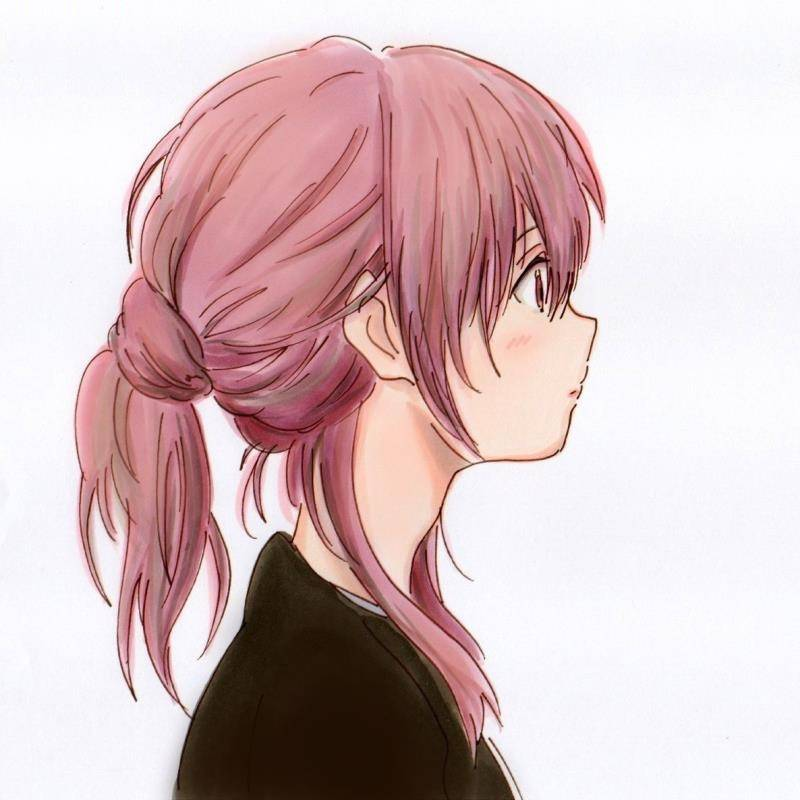
#> input picture opencv_py_demo/demo1/Fig/test.jpg, 800 x 800 px
$ python '图像阈值.py'
#> lines starting #> are read from the running program, lines starting #| are printed output that depends on the picture; after the words box and inside, x2 and y2 are one past the last pixel; in counts of white or black regions, pixels touching at a corner belong together


# 如果像素值大于阈值怎么样，小于阈值怎么样

import cv2 as cv
import numpy as np
from clang.cindex import xrange
from matplotlib import pyplot as plt

# 如果像素值大于阈值，则会被赋为一个值（可能为白色），否则会赋为另一个值（可能为黑色）。使用的函数是 cv.threshold。
# 第一个参数是源图像，它应该是灰度图像。第二个参数是阈值，用于对像素值进行分类。第三个参数是 maxval，它表示像素值大于（有时小于）阈值时要给定的值
"""
    src：源图像，可以为8位的灰度图，也可以为32位的彩色图像；
    thresh：阈值；
    maxval：二值图像中灰度最大值；  当大于阈值thresh就把灰度值设为这个设定值
    type：阈值操作类型
    dst：输出图像；

    threshold(src, thresh, maxval, type, dst=None):
"""

# 简单阈值法
def fc1():
    img = cv.imread('Fig/test.jpg', 0) # 以灰度图的形式读取图像
    # ret: 阈值大小 thresh：处理后的图像
    ret,thresh1 = cv.threshold(img,127,255,cv.THRESH_BINARY)
    print("ret= ",ret)
    print("thresh1.shape= ",thresh1.shape)
    ret,thresh2 = cv.threshold(img,127,255,cv.THRESH_BINARY_INV)
    print("ret= ", ret)
    ret,thresh3 = cv.threshold(img,127,255,cv.THRESH_TRUNC)
    print("ret= ", ret)
    ret,thresh4 = cv.threshold(img,127,255,cv.THRESH_TOZERO)
    print("ret= ", ret)
    ret,thresh5 = cv.threshold(img,127,255,cv.THRESH_TOZERO_INV)
    print("ret= ", ret)
    titles = ['Original Image','BINARY','BINARY_INV','TRUNC','TOZERO','TOZERO_INV']
    images = [img, thresh1, thresh2, thresh3, thresh4, thresh5]
    for i in xrange(6):
        # 绘制多个图像，我们使用plt.subplot()函数
        plt.subplot(2,3,i+1),plt.imshow(images[i],'gray')
        plt.title(titles[i])
        plt.xticks([]),plt.yticks([])
    plt.show()


# 自适应阈值
# (src, maxValue, adaptiveMethod, thresholdType, blockSize, C, dst=None)
""" maxValue：满足条件的像素点需要设置的灰度值。（将要设置的灰度值）
    adaptiveMethod：自适应阈值算法
    thresholdType：opencv提供的二值化方法
    blockSize：要分成的区域大小，上面的N值，一般取奇数
    C：常数，每个区域计算出的阈值的基础上在减去这个常数作为这个区域的最终阈值，可以为负数
"""
def fc2():
    img = cv.imread('Fig/test.jpg', 0)
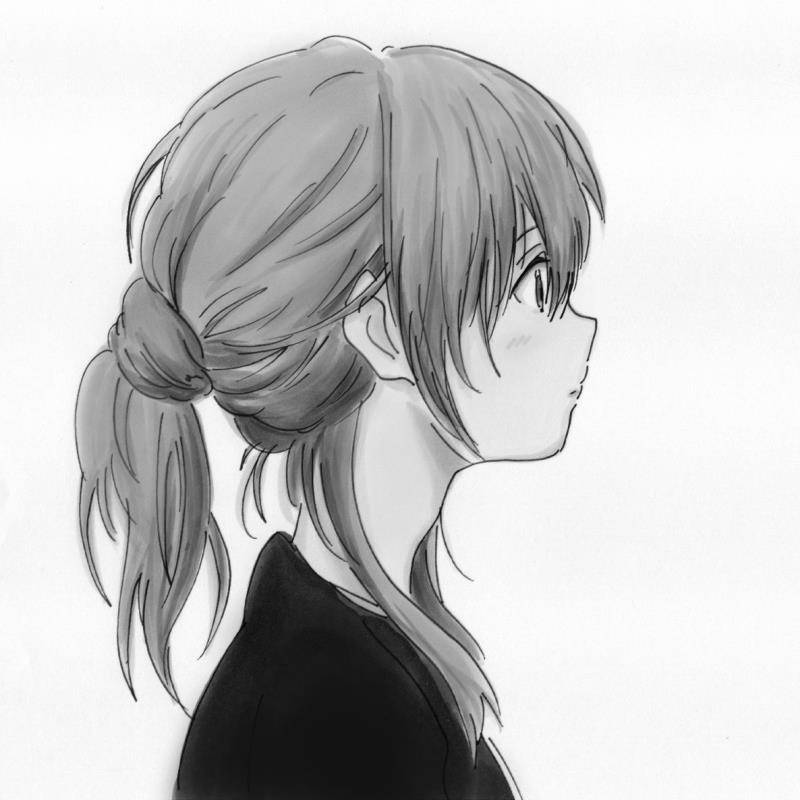
#> img: shape (800, 800); min 0, max 255, mean 196.4
    img = cv.medianBlur(img, 5)
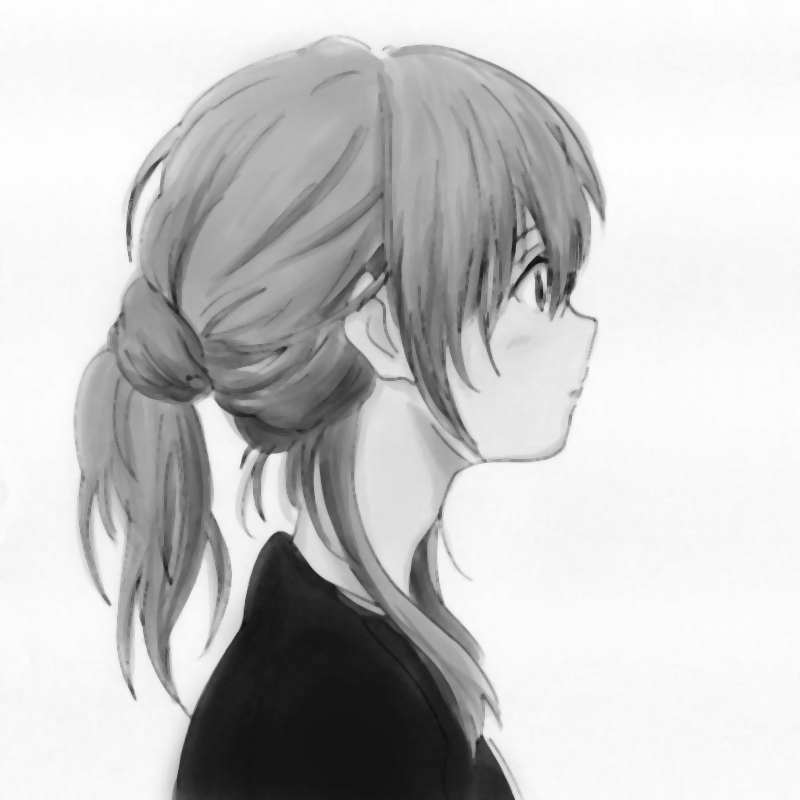
#> img: shape (800, 800); min 15, max 254, mean 197.8
    ret, th1 = cv.threshold(img, 127, 255, cv.THRESH_BINARY)
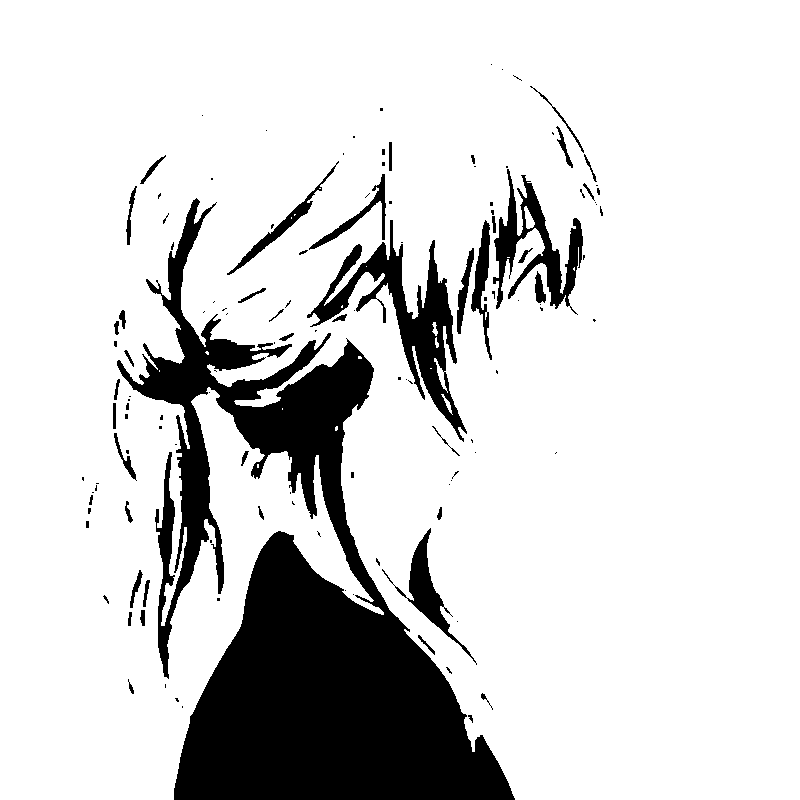
#> th1: shape (800, 800); 84% white; 130 black regions (84 under 20 px), largest, box (x1, y1, x2, y2) and area: (117, 198, 515, 800) 81807, (307, 220, 467, 442) 7935, (493, 169, 583, 315) 4175
    th2 = cv.adaptiveThreshold(img, 255, cv.ADAPTIVE_THRESH_MEAN_C,cv.THRESH_BINARY, 11, 2)
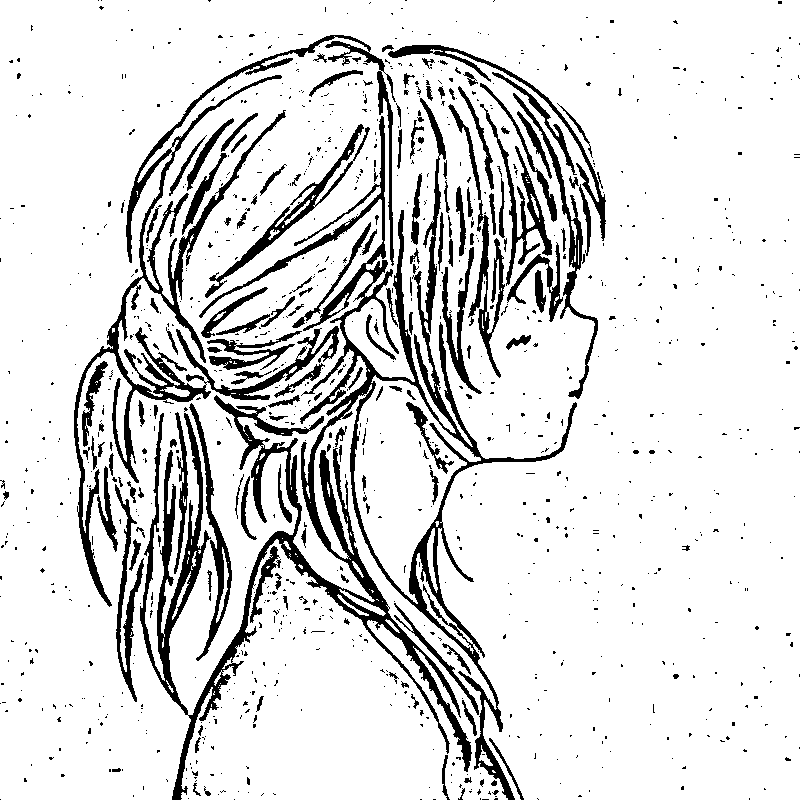
#> th2: shape (800, 800); 86.6% white; 1109 black regions (950 under 20 px), largest, box (x1, y1, x2, y2) and area: (140, 98, 577, 800) 32307, (74, 35, 396, 607) 13792, (205, 124, 370, 298) 2161
    th3 = cv.adaptiveThreshold(img, 255, cv.ADAPTIVE_THRESH_GAUSSIAN_C, cv.THRESH_BINARY, 11, 2)
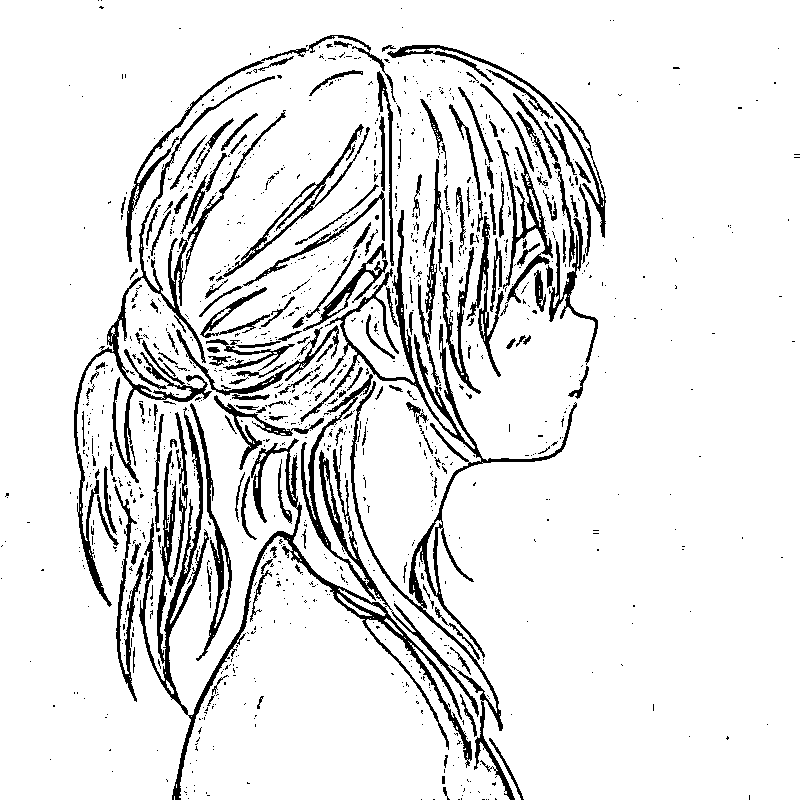
#> th3: shape (800, 800); 89.7% white; 1208 black regions (1028 under 20 px), largest, box (x1, y1, x2, y2) and area: (139, 374, 479, 800) 13374, (300, 210, 577, 800) 7989, (74, 76, 275, 607) 5411
    titles = ['Original Image', 'Global Thresholding (v = 127)',
              'Adaptive Mean Thresholding', 'Adaptive Gaussian Thresholding']
    images = [img, th1, th2, th3]
    for i in xrange(4):
        plt.subplot(2, 2, i + 1), plt.imshow(images[i], 'gray')
        plt.title(titles[i])
        plt.xticks([]), plt.yticks([])
    plt.show()

def fc3():
    return


if __name__ =="__main__":
    # fc1()
    fc2()
#> (the call stopped at in fc2, `for i in xrange(4):`: clang is not available in this run)
    # fc3()

$ run again, with opencv_py_demo/demo1/Fig/IMG_5882副本.jpg copied over opencv_py_demo/demo1/Fig/test.jpg
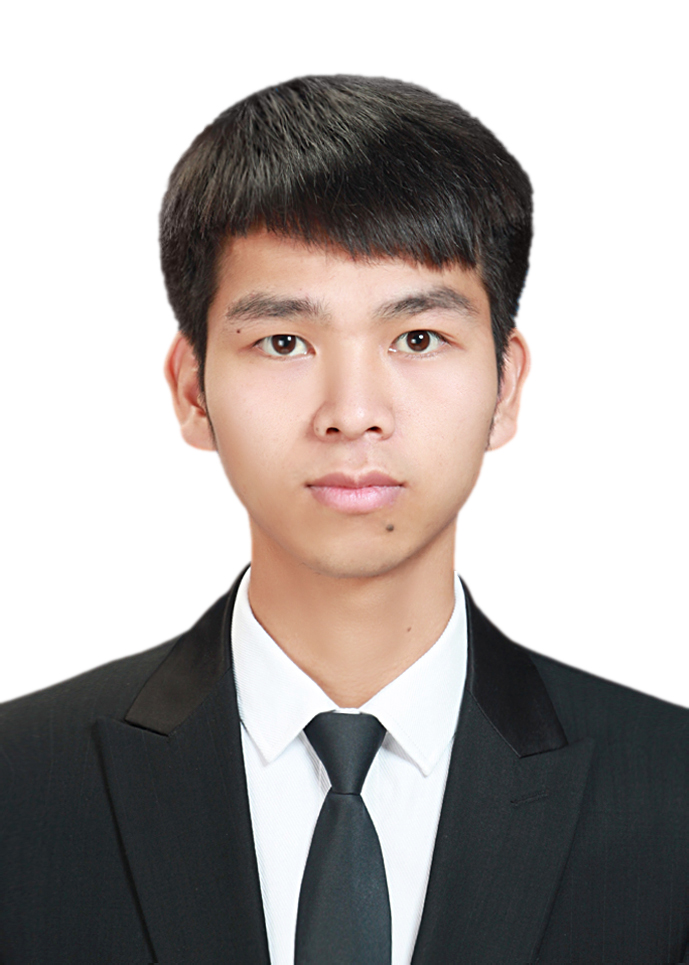
#> input picture opencv_py_demo/demo1/Fig/IMG_5882副本.jpg, 689 x 965 px
#> in fc2, `ret, th1 = cv.threshold(img, 127, 255, cv.THRESH_BINARY)`:
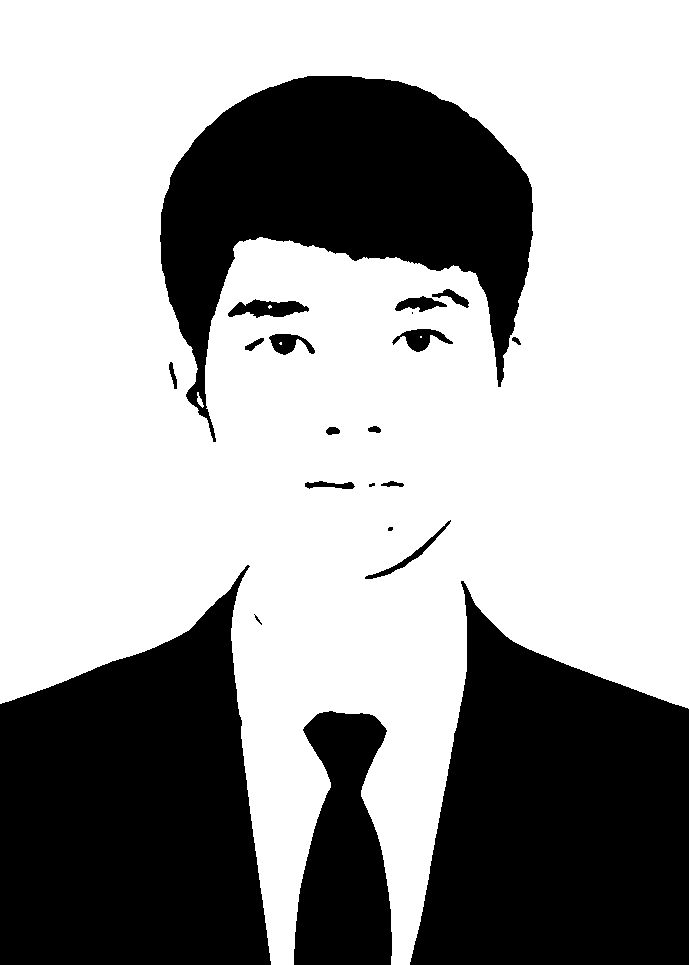
#> th1: shape (965, 689); 64.3% white; 21 black regions (3 under 20 px), largest, box (x1, y1, x2, y2) and area: (0, 565, 271, 965) 77284, (410, 581, 689, 965) 74787, (160, 76, 533, 442) 63361
#> th2: shape (965, 689); 89% white; 1643 black regions (1451 under 20 px), largest, box (x1, y1, x2, y2) and area: (0, 74, 533, 965) 27634, (410, 575, 689, 965) 5414, (294, 710, 392, 965) 4189
#> in fc2, `th3 = cv.adaptiveThreshold(img, 255, cv.ADAPTIVE_THRESH_GAUSSIAN_C, cv..`:
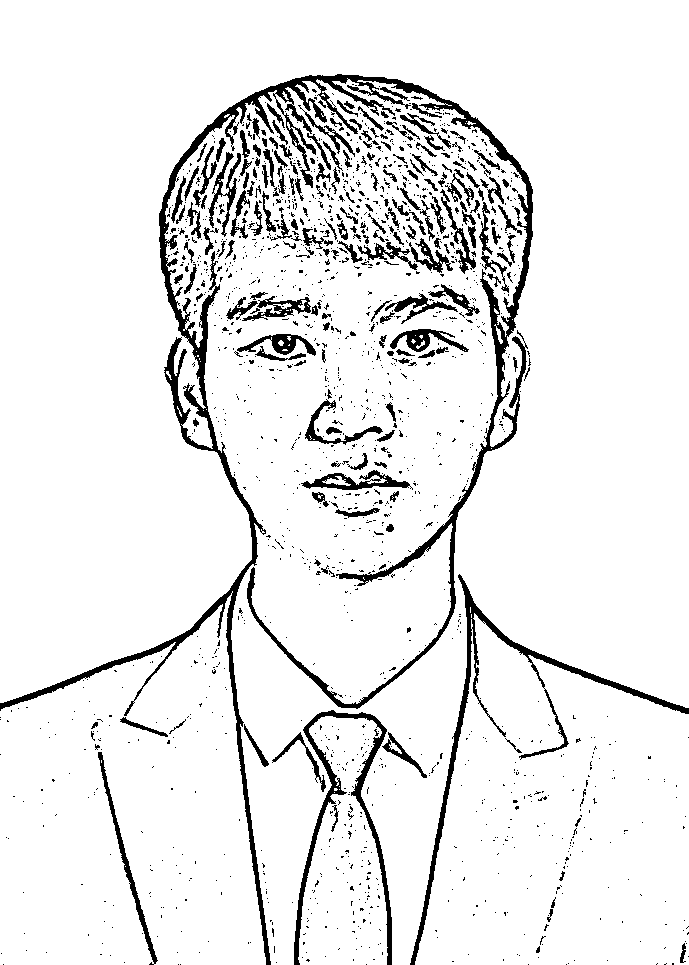
#> th3: shape (965, 689); 92% white; 1669 black regions (1461 under 20 px), largest, box (x1, y1, x2, y2) and area: (0, 74, 533, 965) 19710, (410, 574, 689, 965) 4126, (294, 710, 392, 965) 3019
